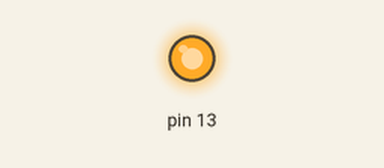
The sketch below on a simulated Arduino Uno, built with avr-gcc and run on an emulated ATmega328P. Shown: output pins drawn as LEDs (lit = HIGH). What the sketch prints to the serial monitor is not drawn.

Above: at 0.1 s.
Timing chart, 0 to 1.6 s (numbered marks = the images above):
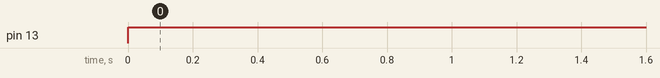

Measured:
- by itself, pin 13: LOW → HIGH at 0.00 s

The sketch:

sketch_jul16a.ino
```cpp
void setup() {
  // put your setup code here, to run once:
pinMode(13,OUTPUT);
Serial.begin(9600);
}

void loop() {
  // put your main code here, to run repeatedly:
  digitalWrite(13,HIGH);
  delay(3000);
  Serial.println("LEDO...");
}
```
